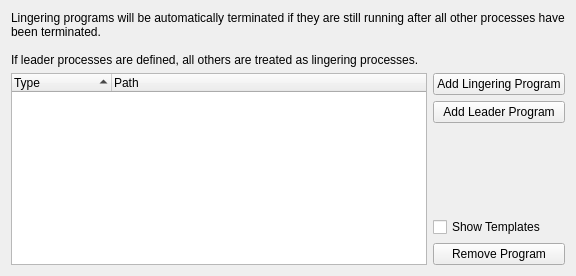
       <widget class="QWidget" name="tabStop">
        <attribute name="title">
         <string>Stop Behaviour</string>
        </attribute>
        <layout class="QGridLayout" name="gridLayout_17">
         <item row="0" column="0">
          <layout class="QGridLayout" name="gridLayout_14">
           <item row="5" column="1">
            <widget class="QPushButton" name="btnDelStopProg">
             <property name="text">
              <string>Remove Program</string>
             </property>
            </widget>
           </item>
           <item row="3" column="1">
            <spacer name="verticalSpacer_6">
             <property name="orientation">
              <enum>Qt::Vertical</enum>
             </property>
             <property name="sizeHint" stdset="0">
              <size>
               <width>20</width>
               <height>40</height>
              </size>
             </property>
            </spacer>
           </item>
           <item row="2" column="1">
            <widget class="QPushButton" name="btnAddLeader">
             <property name="text">
              <string>Add Leader Program</string>
             </property>
            </widget>
           </item>
           <item row="1" column="1">
            <widget class="QPushButton" name="btnAddLingering">
             <property name="text">
              <string>Add Lingering Program</string>
             </property>
            </widget>
           </item>
           <item row="1" column="0" rowspan="5">
            <widget class="QTreeWidget" name="treeStop">
             <property name="sortingEnabled">
              <bool>true</bool>
             </property>
             <column>
              <property name="text">
               <string>Type</string>
              </property>
             </column>
             <column>
              <property name="text">
               <string>Path</string>
              </property>
             </column>
            </widget>
           </item>
           <item row="4" column="1">
            <widget class="QCheckBox" name="chkShowStopTmpl">
             <property name="text">
              <string>Show Templates</string>
             </property>
            </widget>
           </item>
           <item row="0" column="0" colspan="2">
            <widget class="QLabel" name="label_2">
             <property name="text">
              <string>Lingering programs will be automatically terminated if they are still running after all other processes have been terminated.

If leader processes are defined, all others are treated as lingering processes.</string>
             </property>
             <property name="wordWrap">
              <bool>true</bool>
             </property>
            </widget>
           </item>
          </layout>
         </item>
        </layout>
       </widget>
